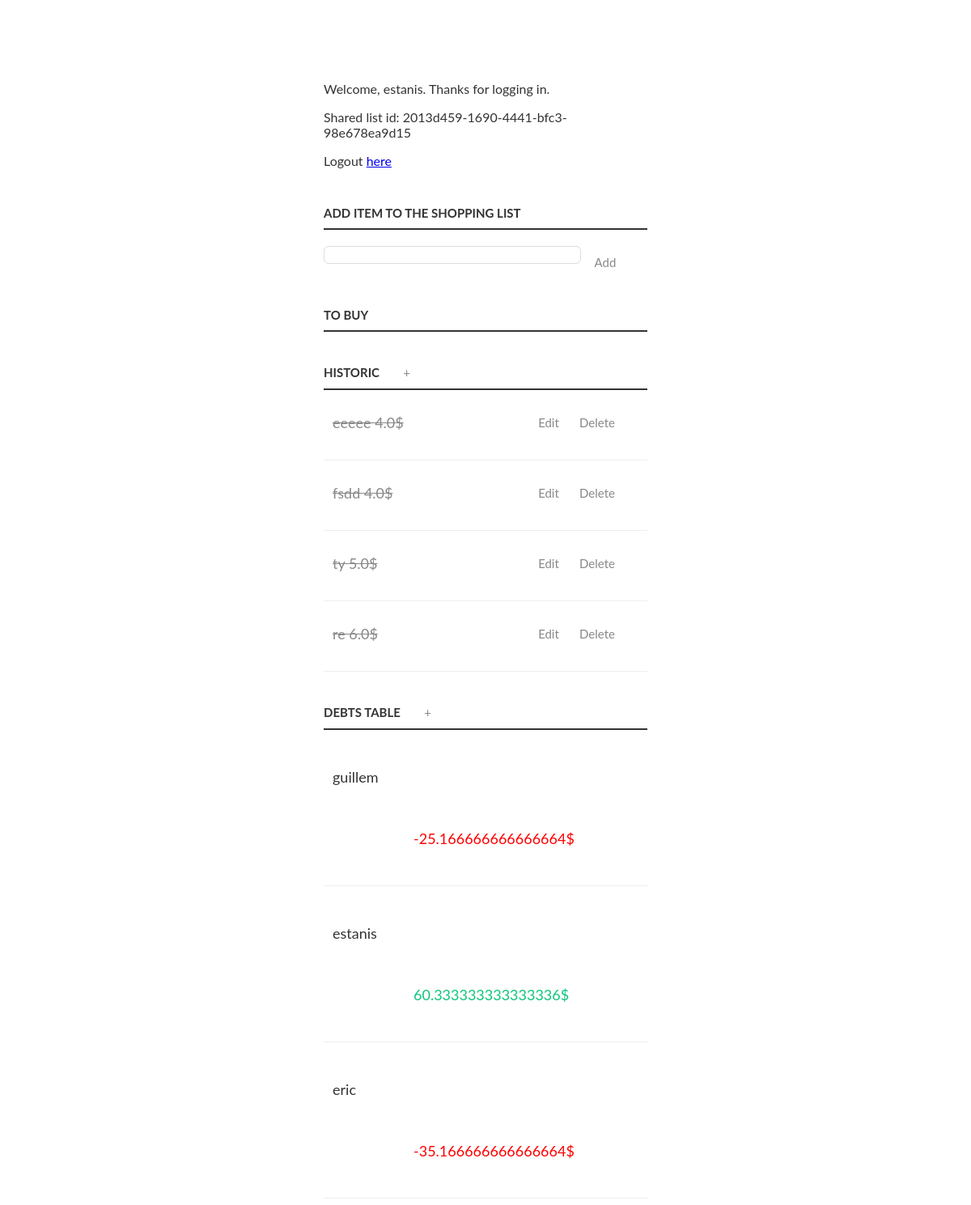
The app's page /shared_list/ (signed in), older data.
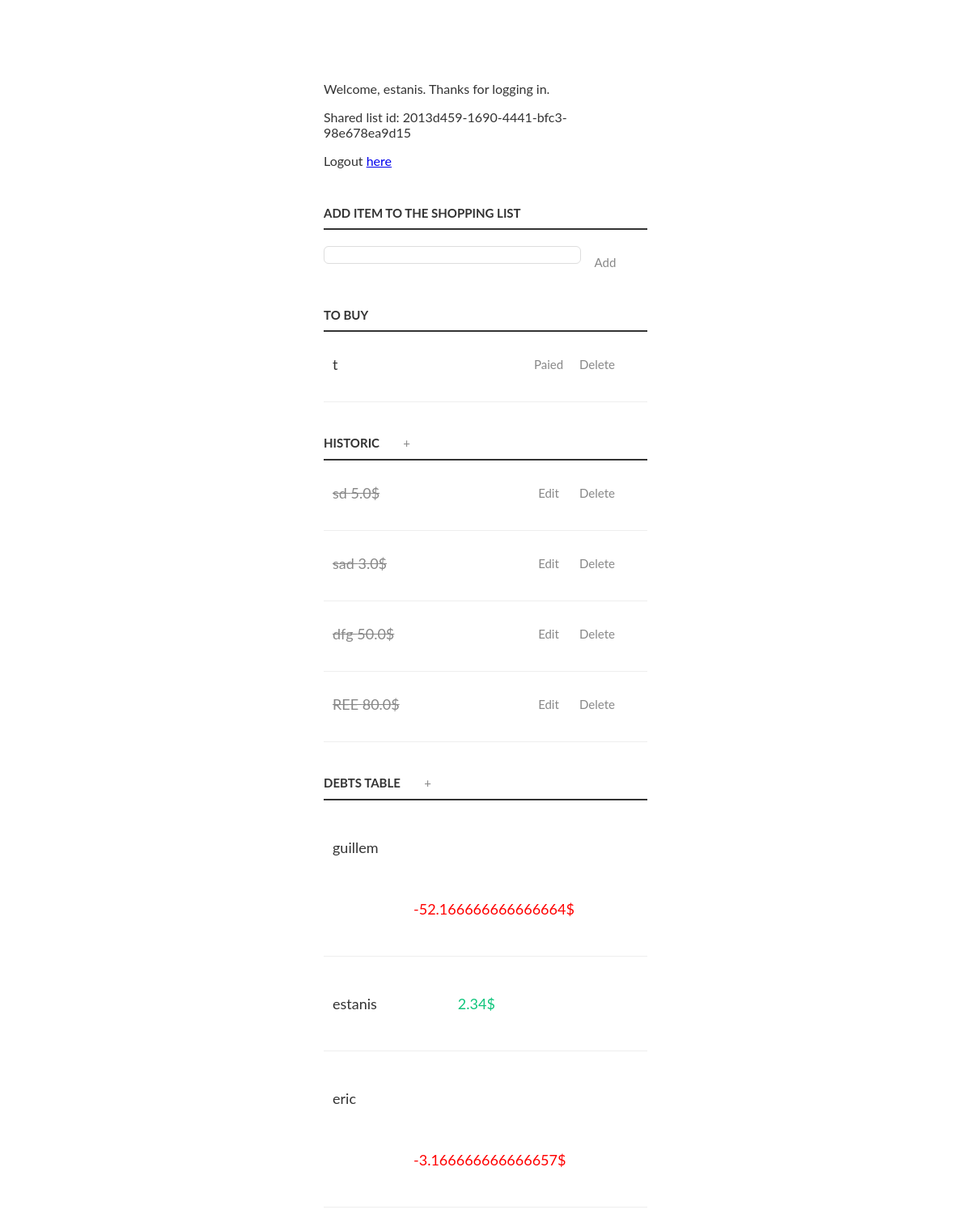
The same page, newer data.
### user_system/models.py (models this page shows)
class User(AbstractUser):
    group_id = models.TextField(max_length=100, blank=True)
    is_grouped = models.BooleanField(default=False)
    debt = models.FloatField(default=0)

### shared_list/models.py (models this page shows)
class Purchase(models.Model):
    user = models.ForeignKey(settings.AUTH_USER_MODEL, on_delete=models.CASCADE, related_name="purchase", null=True)
    shared_list = models.ForeignKey(SharedList, on_delete=models.CASCADE, null=True)
    product_name = models.CharField(max_length=200, default="")
    product_price = models.FloatField(default=0.0)
    purchased = models.BooleanField(default=False)
    receivers = models.CharField(max_length=500, default="")

### shared_list/views.py (the view)
# urls.py: path('', views.purchases_list, name = 'purchases_list'),
def purchases_list(request):
    try:
        sl = SharedList.objects.get(group_id=request.user.group_id)
        update_group_manager(request)
    except SharedList.DoesNotExist:
        sl = None
    User = get_user_model()
    user = User.objects.get(username=request.user)
    if user.is_grouped:
        table = GroupManagerInstance.GM.build_debts_table()
        purchases = Purchase.objects.filter(shared_list=sl)
        if len(purchases) > 0:
            return render(request, 'shared_list/purchases_list.html', {'purchases': purchases, 'sharedlist':True,
                                                                       'debts_table' : table})
        else:
            return render(request, 'shared_list/purchases_list.html', {'purchases': None, 'sharedlist': True,
                                                                       'debts_table' : table})
    else:
        return render(request, 'shared_list/purchases_list.html', {'sharedlist': False})

### GroupManager.py (called while the page is built)
    def update_group(self, users, purchases, group_id):
        self.users = users
        self.purchases = purchases
        self.group_id = group_id

    def build_debts_table(self):
        debts_table = {}
        for user in self.users:
            debts_table[user.username] = user.debt
        return debts_table

### shared_list/views.py (called while the page is built)
def update_group_manager(request):
    User = get_user_model()
    user = User.objects.get(username=request.user)
    users = User.objects.filter(group_id=user.group_id)
    Purchase = apps.get_model('shared_list', 'Purchase')
    SharedList = apps.get_model('shared_list', 'SharedList')
    purchases = Purchase.objects.filter(shared_list=SharedList.objects.get(group_id=user.group_id))
    GroupManagerInstance.GM.update_group(users, purchases, user.group_id)

### shared_list/Templates/shared_list/purchases_list.html (shortened to what this page needs)
{% load static %}
<head>
    <link rel="stylesheet" type="text/css" href="{% static 'css/shared_list.css' %}" />
</head>
<body>
    <div class="container">
        {% include "user_information.html" %}
        {% if sharedlist is True %}
            <form action="{% url 'shared_list:new_purchase'%}" method="post">
                <p>
                    <label for="new-task">Add item to the shopping list</label>
                        <input id="new-task" type="text" name="product_name">
                    <button type="submit">Add</button>
                </p>
            </form>
            {% if purchases %}
                <h3>
                    To buy
                </h3>
                <ul id="incomplete-tasks">
                    {% for purchase in purchases %}
                        {% if purchase.purchased is not True %}
                            <li>
                                <label>
                                    {{ purchase.product_name}}
                                </label>
                                <form action="{% url 'shared_list:pay_purchase' purchase.id %}">
                                    <button class="pay" type="submit" > Paied </button>
                                </form>
                                <form action="{% url 'shared_list:delete_purchase' purchase.id %}" method="post">
                                    <button class="delete" type="submit">Delete</button>
                                </form>
                            </li>
                        {% endif %}
                    {% endfor %}
                </ul>
                <h3>
                Historic <button class="edit" onclick="display_paied_purchases()">+</button>
                </h3>
                <div id="display-paied-purchases">
                    <ul id="completed-tasks">
                        {% for purchase in purchases %}
                            {% if purchase.purchased is True%}
                                <li>
                                    <label>
                                        {{ purchase.product_name }} {{purchase.product_price}}$
                                    </label>
                                    <form action="{% url 'shared_list:edit_purchase' purchase.id %}">
                                        <button class="edit" type="submit" > Edit </button>
                                    </form>
                                    <form action="{% url 'shared_list:delete_purchase' purchase.id %}" method="post">
                                        <button class="delete" type="submit">Delete</button>
                                    </form>
                                </li>
                            {% endif %}
                         {% endfor %}
                    </ul>
                </div>
            {% else %}
                <p>No purchases are available.</p>
            {% endif %}
        {% else %}
            <div> No group </div>
            <div> create one <a href="{% url 'user_system:new_group'%}">here</a> </div>
            <div> Join one <a href="{% url 'user_system:join_group'%}">here</a></div>
        {% endif %}
        <h3>
                Debts table <button class="edit" onclick="display_debt_table()">+</button>
        </h3>
        {% if debts_table is not None %}
            <div id="display-debt-table">
                <ul>
                {% for key, value in debts_table.items %}
                  <li>
                      <label>
                          <p>{{key}}</p> {% if value < 0%}<p class="negative">{{value}}$</p> {%else%} <p class="positive">{{value}}$</p> {%endif%}
                      </label>
                  </li>
                {% endfor %}
                </ul>
            </div>
        {%endif%}
    </div>
</body>

### templates/user_information.html
<div>
    {% if user.is_authenticated %}
        <p>Welcome, {{ user.get_username }}. Thanks for logging in.</p>
        <p> Shared list id: {{ user.group_id }}</p>
        <p> Logout <a href="{% url 'user_system:logout_request'%}"> here </a></p>
    {% else %}
        <p>Welcome, new user. Please log in <a href="{% url 'user_system:login_request'%}"> here </a></p>
    {% endif %}
</div>

### staticfiles/css/shared_list.css (style rules this page uses)
body { background: #fff; color: #333; font-family: Lato, sans-serif; }
.container { display: block; width: 400px; margin: 100px auto 0; }
ul { margin: 0; padding: 0; }
li * { float: left; }
li, h3 { clear:both; list-style:none; }
input, button { outline: none; }
button { background: none; border: 0px; color: #888; font-size: 15px; width: 60px; margin: 10px 0 0; font-family: Lato, sans-serif; cursor: pointer; }
p.positive { color: #0FC57C; font-size: 18px; text-align: right; margin-left: 100; }
p.negative { color: #FF0000; font-size: 18px; text-align: right; margin-left: 100; }
h3, label[for='new-task'] { color: #333; font-weight: 700; font-size: 15px; border-bottom: 2px solid #333; padding: 30px 0 10px; margin: 0; text-transform: uppercase; }
input[type="text"] { margin: 0; font-size: 18px; line-height: 18px; height: 18px; padding: 10px; border: 1px solid #ddd; background: #fff; border-radius: 6px; font-family: Lato, sans-serif; color: #888; }
label[for='new-task'] { display: block; margin: 0 0 20px; }
input#new-task { float: left; width: 318px; }
li { overflow: hidden; padding: 20px 0; border-bottom: 1px solid #eee; }
li > label { font-size: 18px; line-height: 40px; width: 237px; padding: 0 0 0 11px; }
#completed-tasks label { text-decoration: line-through; color: #888; }

Row changes from the older to the newer data that the page shows:
removed Purchase: product_name "eeeee", product_price "4.0", shown under "HISTORIC +"
removed Purchase: product_name "fsdd", product_price "4.0", shown under "HISTORIC +"
removed Purchase: product_name "ty", product_price "5.0", shown under "HISTORIC +"
removed Purchase: product_name "re", product_price "6.0", shown under "HISTORIC +"
changed User "estanis": debt 60.3333 → 2.34 (drawn)
added Purchase: product_name "t", shown under "TO BUY"
added Purchase: product_name "sd", product_price "5.0", shown under "HISTORIC +"
added Purchase: product_name "sad", product_price "3.0", shown under "HISTORIC +"
added Purchase: product_name "dfg", product_price "50.0", shown under "HISTORIC +"
added Purchase: product_name "REE", product_price "80.0", shown under "HISTORIC +"
changed User "guillem": debt -25.1667 → -52.1667 (drawn)
changed User "eric": debt -35.1667 → -3.16667 (drawn)
Text that changed along with them:
new list line: "guillem -52.166666666666664"
new list line: "estanis 2.34"
new list line: "eric -3.166666666666657"
list line gone: "guillem -25.166666666666664"
list line gone: "estanis 60.333333333333336"
list line gone: "eric -35.166666666666664"
